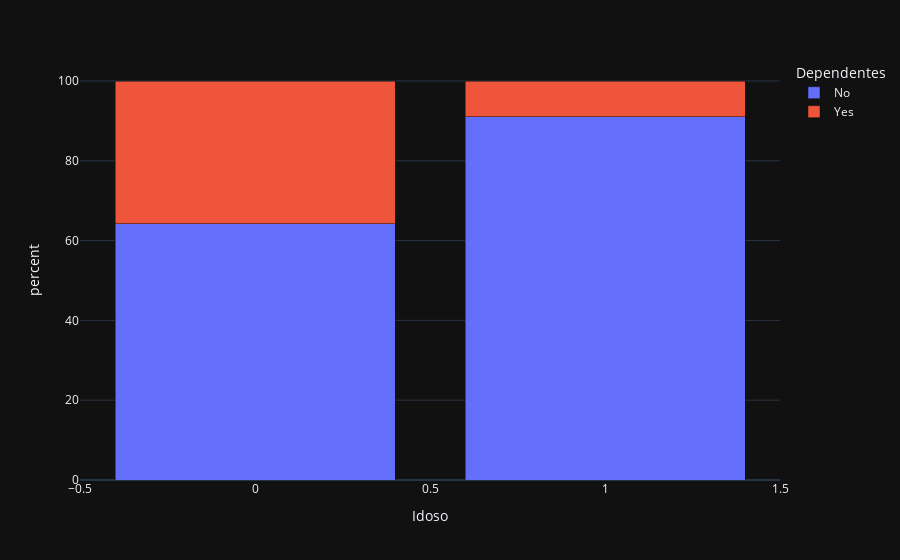

The code cell stored with this chart in its notebook:
### Markdown cell above
Anteriormente falei sobre possível relação entre dependentes e idosos, vamos checar:

### Code cell
df_grouped = df.groupby(['Idoso', 'Dependentes']).size().reset_index(name='count')
total_por_idoso = df_grouped.groupby('Idoso')['count'].transform('sum')
df_grouped['percent'] = (df_grouped['count'] / total_por_idoso) * 100

fig = px.bar(df_grouped, x='Idoso', y='percent', color='Dependentes', barmode='stack')
fig.show()

### Figure 1 — Plotly figure (JSON) as saved in the notebook; plotly's stock layout.template omitted (floating-point values rounded to 4 significant figures)
{"data": [{"hovertemplate": "Dependentes=No<br>Idoso=%{x}<br>percent=%{y}<extra></extra>", "legendgroup": "No", "marker": {"color": "#636efa", "pattern": {"shape": ""}}, "name": "No", "orientation": "v", "showlegend": true, "textposition": "auto", "x": [0, 1], "xaxis": "x", "y": [64.19, 91.04], "yaxis": "y", "type": "bar"}, {"hovertemplate": "Dependentes=Yes<br>Idoso=%{x}<br>percent=%{y}<extra></extra>", "legendgroup": "Yes", "marker": {"color": "#EF553B", "pattern": {"shape": ""}}, "name": "Yes", "orientation": "v", "showlegend": true, "textposition": "auto", "x": [0, 1], "xaxis": "x", "y": [35.81, 8.955], "yaxis": "y", "type": "bar"}], "layout": {"xaxis": {"anchor": "y", "domain": [0.0, 1.0], "title": {"text": "Idoso"}}, "yaxis": {"anchor": "x", "domain": [0.0, 1.0], "title": {"text": "percent"}}, "legend": {"title": {"text": "Dependentes"}, "tracegroupgap": 0}, "margin": {"t": 60}, "barmode": "stack"}}
